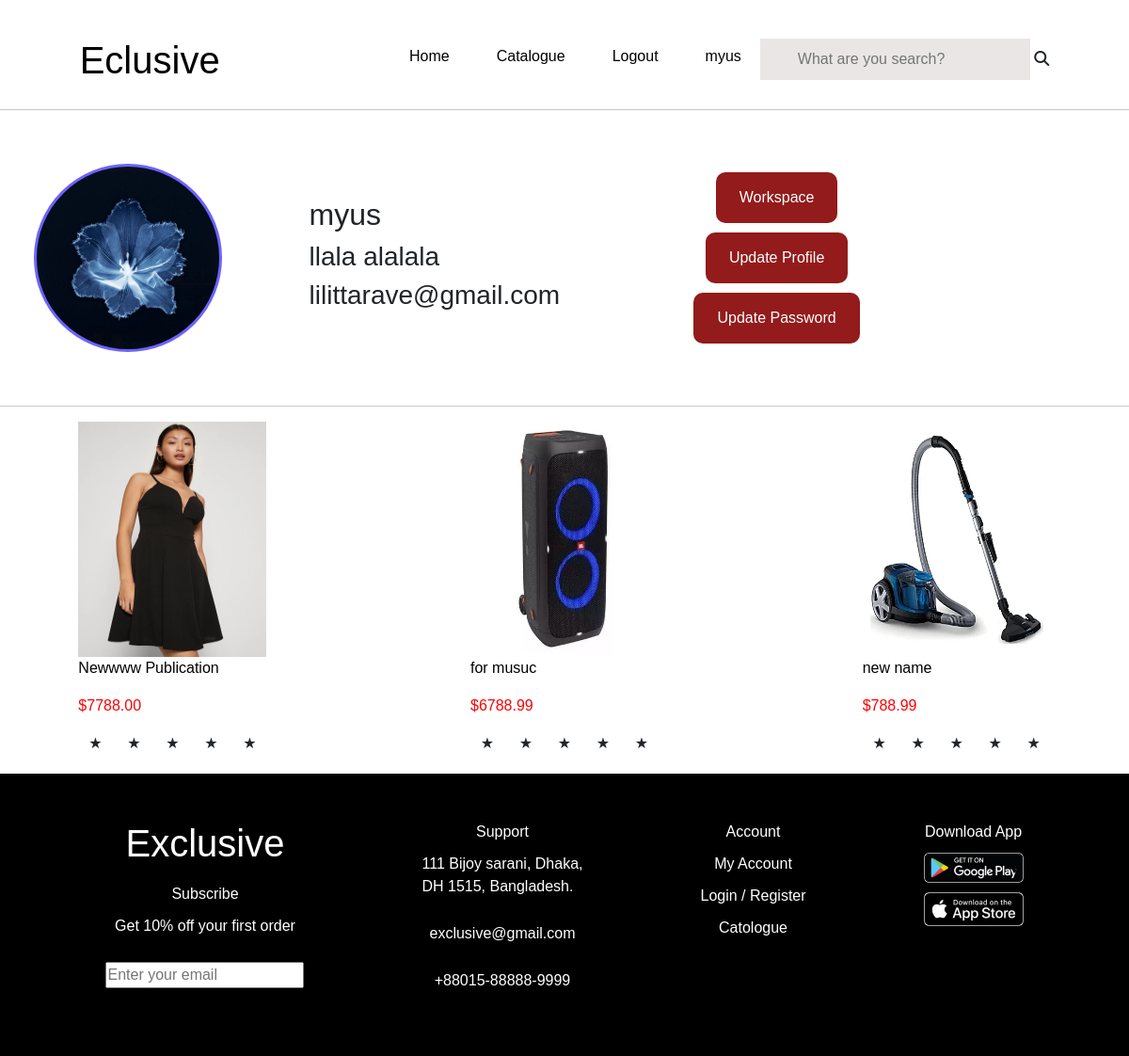
Screenshot of /market/profile/ (signed in) with the database file from the repository.
### market/models.py (models this page shows, shortened)
class Product(models.Model):
    class Meta:
        verbose_name_plural = 'товары'
        verbose_name = 'товар'
    name = models.CharField(verbose_name='название', max_length=100)
    description = models.TextField(verbose_name='описание')
    color = models.ManyToManyField('market.Color', verbose_name='выберите цвета', related_name='product')
    size = models.ManyToManyField('market.Size', verbose_name='выберите размер', blank=True, null=True)
    image = models.ImageField(verbose_name='фото', upload_to='images_products/')
    image1 = models.ImageField(verbose_name='фото1', upload_to='images_products/', blank=True, null=True)
    image2 = models.ImageField(verbose_name='фото2', upload_to='images_products/', blank=True, null=True)
    image3 = models.ImageField(verbose_name='фото3', upload_to='images_products/', blank=True, null=True)
    image4 = models.ImageField(verbose_name='фото4', upload_to='images_products/', blank=True, null=True)
    price = models.DecimalField(verbose_name='цена', max_digits=10, decimal_places=2)
    category = models.ForeignKey('market.Category', on_delete=PROTECT, related_name='product')
    types = models.ForeignKey('market.Type', on_delete=PROTECT, related_name='product', blank=True, null=True)
    old_price = models.DecimalField(verbose_name='цена', max_digits=10, decimal_places=2, blank=True, null=True)
    view = models.PositiveIntegerField(verbose_name='просмотры', default=0, validators=[MinValueValidator(0)])
    rating = models.IntegerField(default=0, choices=[(i, f"{i} Stars") for i in range(1, 6)])
    author = models.ForeignKey('auth.User', on_delete=models.CASCADE, related_name='news', verbose_name='автор',
                                   null=True)
    total_rating = models.PositiveIntegerField(default=0)
    total_reviews = models.PositiveIntegerField(default=0)
    date = models.DateTimeField(verbose_name='date', auto_now_add=True)

### market/views.py (the view)
# urls.py: path('profile/', views.profile, name='profile'),
def profile(request):
    user = request.user
    products = Product.objects.filter(author=request.user).order_by('name')
    page_size = int(request.GET.get('limit', 6))
    page = int(request.GET.get('page', 1))
    paginator = Paginator(products, page_size)
    products = paginator.get_page(page)
    return render(request, 'auth/profile.html', {
    'user':user,
    'products':products,
    'range':range(1,6)
    })

### templates/auth/profile.html (shortened to what this page needs)
{% extends 'base.html' %}
{% block content %}
<div>
    <div class="display text-left">
        <div class="profile-avatar"></div>
        <div>
            <h2>
                {{user}}
            </h2>
            <h3>
                {{user.first_name}} {{user.last_name}}
            </h3>
            <h3>
                {{user.email}}
            </h3>
        </div>
        <div class="text-center pad-50 footer-display-col">
            <button>
                <a href="{% url 'workspace' %}">
                    Workspace
                </a>
            </button>
            <button>
                <a href="{% url 'change' %}">
                    Update Profile
                </a>
            </button>
            <button>
                <a href="{% url 'password' %}">
                    Update Password
                </a>
            </button>
        </div>
    </div>
    <hr>
    <div>
        <div class="display-products">
            {% for product in products %}
            <div>
            <a href="{% url 'details' product.id %}">
                <div>
                    <img src="{{product.image.url}}" class="width-200" alt="...">
                    <p>{{ product.name }}</p>
                    <p class="red-text">${{ product.price }}</p>
                </div>
            </a>
            <form method="post" action="{% url 'rate_product' product.id %}">
                <div class="stars" data-product-id="{{ product.id }}">
                    {% for i in range %}
                    <span
                            class="star {% if forloop.counter <= product.rating %}filled{% endif %}"
                            data-value="{{ forloop.counter }}">
                            ★
                    </span>
                    {% endfor %}
                </div>
            </form>
        </div>
            {% endfor %}
    </div>
</div>
    {% include 'companents/pagination.html' %}
{% endblock content %}

### templates/companents/nav.html (shortened to what this page needs)
<div class="div_nav">
    <nav>
        <div>
            <h1>
                <a href="/">
                    Eclusive
                </a>
            </h1>
        </div>
        <div class="display">
            <ul>
                <li><a href="/">Home</a></li>
                <li><a href="{% url 'catalogue' %}">Catalogue</a></li>
                {% if user.is_authenticated %}
                <li><a href="{% url 'logout' %}">Logout</a></li>
                <li><a href="{% url 'profile' %}">{{ request.user }}</a></li>
                {% endif %}
            </ul>
            <form class="form-search" action="{% url 'catalogue' %}" method="get">
                <input class="search" type="search" name="search" placeholder="What are you search?"
                value="{{ request.GET.search }}"> <i
                    class="fa-solid fa-magnifying-glass"></i>
            </form>
        </div>
    </nav>
</div>

### static/static_dirs/css/style.css (style rules this page uses)
* { box-sizing: border-box; margin: 0 auto; padding: 0; font-family: Arial, sans-serif; }
a { text-decoration: none; color: black; }
.text-center { text-align: center; }
.div_nav { max-width: 100%; width: 100%; height: 100px; padding-top: 40px; background: #ffffff; }
nav { display: flex; justify-content: space-between; align-items: center; }
.display { display: flex; align-items: center; gap: 20px; }
.display ul { display: flex; list-style: none; gap: 50px; }
.search { padding: 10px 40px; border: none; background: #eae6e6; }
.search::placeholder { padding: 0; }
.width-200 { width: 200px; height: 250px; }
.pad-50 { padding: 50px; }
.red-text { color: red; }
.display-products { display: flex; flex-wrap: wrap; gap: 50px; }
button { border: none; outline: none; padding: 15px 25px; background-color: #931b1b; border-radius: 10px; color: white; }
button a { color: white; }
.footer-display-col { display: flex; flex-direction: column; align-items: center; gap: 10px; }
.footer-display-col a { color: white; }
.form-search { padding-bottom: 10px; }
.profile-avatar { width: 200px; height: 200px; border-radius: 50%; object-fit: cover; border: 3px solid #6c63ff; background-image: url("../image/flower.jpg"); background-position: center; background-repeat: no-repeat; background-size: cover; }
.text-left { width: 1000px; text-align: start; margin: 0; }
.stars { display: flex; gap: 5px; }
.display ul { gap: 50px; }

### rows the page displays
Product: image (picture), name "Newwww Publication", price "7788.00"
Product: image (picture), name "for musuc", price "6788.99"
Product: image (picture), name "new name", price "788.99"

### other values shown
{{ request.user }} "myus"
{{ user }} "myus"
{{ user.first_name }} "llala"
{{ user.last_name }} "alalala"
{{ user.email }} "lilittarave@gmail.com"
